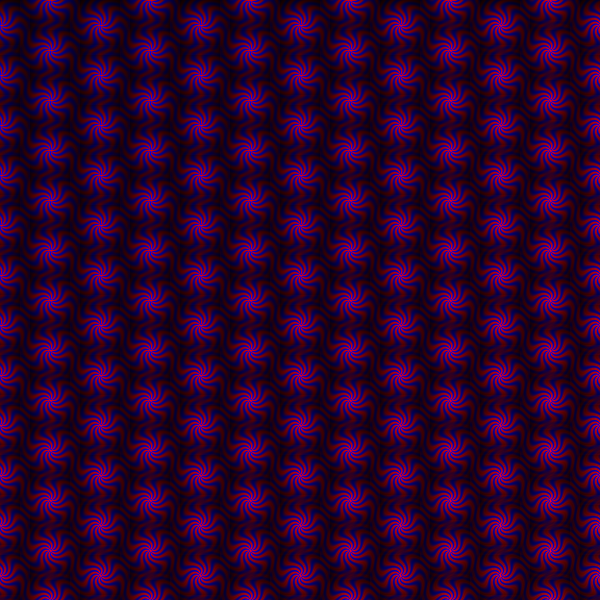
Frame 1 (no input)
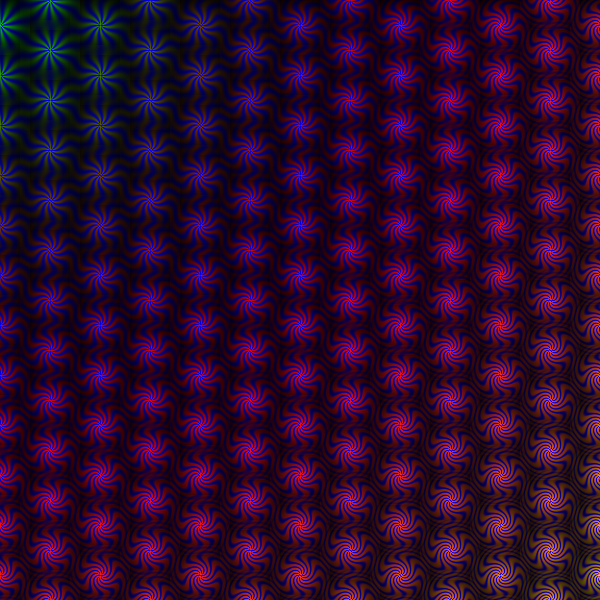
Frame 60 (the mouse pressed at the canvas centre just before this capture)
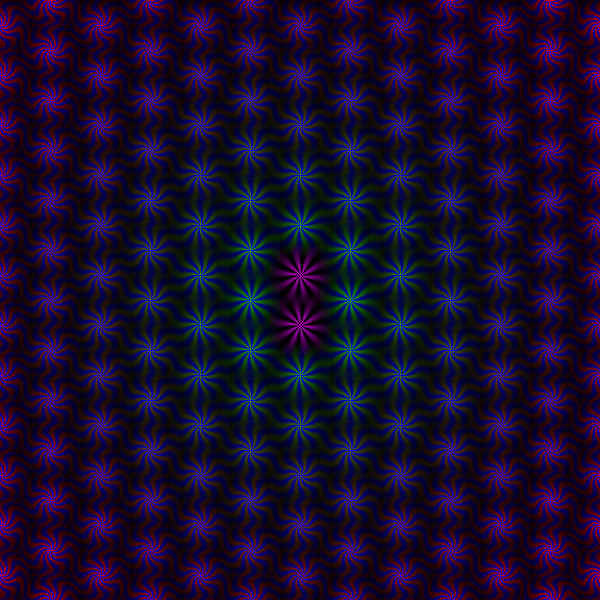
Frame 120 (the mouse held since frame 60 and released just before this capture)

The Processing sketch that drew these frames (run headless with seeded random() and noise(); from frame 60 on, the mouse is pressed at the canvas centre):

// Processing sketch: TextureStudy02
// ── TextureStudy02.pde
ArrayList <PtMod> pts;

//var for "mouseless" / "ghostMouse" modes
boolean mouselessMode;
boolean ghostMouseMode;
PVector ghostMouse;



//GIF EXPORT UTIL
//-----------------------
// import gifAnimation.*;
// GifMaker gifExport;
// boolean record = false;
// int frameStart;
// float ghostMouseStart;

void setup() {
  size(600,600);
  mouselessMode = false;
  ghostMouse = new PVector(-width*2.0 , -height*2.0);
  pts = new ArrayList<PtMod>();
  float gUnit = 50;
  int rowNum = 0;
  for(int row = 0; row <= width; row += gUnit){
    for(int col = 0; col <= width; col += gUnit){
      if (rowNum % 2 == 0){
        PtMod pm = new PtMod(row, col + gUnit*0.5);
        pts.add(pm);
      } else {
        PtMod pm = new PtMod(row, col);
        pts.add(pm);
      }
    }
    rowNum++;
  }
  //	GIF EXPORT UTIL
  //	-----------------------
  	// frameRate(12);
  	// gifExport = new GifMaker(this, "TextureStudy02-pixel_manip_600x600.gif");
  	// gifExport.setRepeat(0);

}

void draw(){
  background(0);
  if (ghostMouseMode){
    runCasperRun();
  }
  for(PtMod p : pts){
    p.render();
  }
  fill(0);
  //text(frameRate, 20,20);

  //GIF EXPORT UTIL
	//-----------------------

	// if(record){
  //   int frameAdded = frameCount - frameStart;
	// 	gifExport.setDelay(1);
	// 	gifExport.addFrame();
	// 	println("frame added: " + frameAdded);
	// 	if(ghostMouse.x == ghostMouseStart &&  frameAdded > 10){
	// 		gifExport.finish();
	// 		record = false;
	// 		println("\n\n\nrecord done!");
	// 		exit();
	// 	}
	// }
}

void keyPressed(){
  println(keyCode); //debug
  if(keyCode == 49){ //if '1' key is hit, toggle mouselessMode
    mouselessMode = (mouselessMode ? false : true);
    for(PtMod p : pts){
      p.mouselessMode = mouselessMode;
    }
  }
  if(keyCode == 50){ //if '2' key is hit, toggle ghostMouseMode & export gif
    ghostMouseMode = (ghostMouseMode ? false : true);
    ghostMouse.x = -width*2.0;
    ghostMouse.y = -height*2.0;

    // ghostMouse.x = 0;
    // ghostMouse.y = 0;
    mouselessMode = false;
    for(PtMod p : pts){
      p.ghostMouseMode = ghostMouseMode;
      p.mouselessMode = false;
    }

    //TRIGGER GIF EXPORT
    // record = true;
    // frameStart = frameCount;
    // ghostMouseStart = ghostMouse.x;
  }
  if(keyCode == 51){ //if '3' key is hit, reset
    for(PtMod p : pts){
      p.isDrawn = false;
    }
  }
}

void runCasperRun(){
  float speed = 20;  //pixels per frame at which ghostMouse moves
  if(ghostMouse.x <= width*2.0 || ghostMouse.y <= height*2.0){
    ghostMouse.x += speed;
    ghostMouse.y += speed;
  } else {
    ghostMouse.x = -width*2.0;
    ghostMouse.y = -height*2.0;
  }
}

// ── PtMod.pde
/** Point Module
* Object class that
* • draws PImage to master canvas on render()
* • stores self's 3D location on master canvas
* • stores target 3D location and lerps self's location on update()
* • maybe extended to render in other styles
*/


class PtMod {

  PVector loc;
  PVector tLoc;
  PImage mod;
  boolean in3D;


  //modRenderGraph vars
  float lamda = 0;
  boolean isDrawn = false;
  float dMouse  = 1;

  boolean mouselessMode;
  boolean ghostMouseMode;


  PtMod(float x, float y){
    this.in3D = false;
    this.loc = new PVector(x,y);
    this.tLoc = new PVector(x,y);
  }

  PtMod(float x, float y, float z){
    this.in3D = true;
    this.loc = new PVector(x,y,z);
    this.tLoc = new PVector(x,y,z);
  }

  void render(){
    //draws self to canvas
    imageMode(CENTER);
    update();
    if(in3D){
      pushMatrix();
        translate(loc.x, loc.y, loc.z);
        image(mod,0,0);
      popMatrix();
    } else {
       image(mod,loc.x, loc.y);
    }
  }

  void update(){
    //modRender();
    checkClicked();
    modRenderGraph();
    updateLamda();
    //lerps loc to tLoc
  }

  //modRender() defines how one "Pt Module" looks
  //customize here for yer own funkyfresh steez.
  void modRender(){
    PGraphics canvas = createGraphics(20, 20);
    canvas.beginDraw();
      canvas.noFill();
      canvas.stroke(0);
      canvas.strokeWeight(1);
      canvas.ellipse(canvas.width*0.5, canvas.height*0.5, canvas.width, canvas.height);
    canvas.endDraw();
    this.mod = canvas;
  }

  void modRenderGraph(){
    PGraphics canvas = createGraphics(60, 60);
    canvas.beginDraw();
    canvas.loadPixels();

    //float n = map(mouseX, 0, width, -6, 6); //Mapped to MouseX:Width for testing
    //float n = map(sin(lamda),1,-1,6,-6); //Oscillating twirl untwirl

    if(mouselessMode){
      dMouse = lerp(dMouse, 1, 0.1);
    } else if (ghostMouseMode) {
      dMouse = lerp(dMouse, map(dist(ghostMouse.x, ghostMouse.y, loc.x,loc.y), 0, sqrt(sq(width*0.5) + sq(height*0.5)), 0, 1), 0.2);
    } else {
      dMouse = lerp(dMouse, map(dist(mouseX,mouseY,loc.x,loc.y), 0, sqrt(sq(width*0.5) + sq(height*0.5)), 0, 1), 0.2);
      //dMouse = map(dist(mouseX,mouseY,loc.x,loc.y), 0, sqrt(sq(width*0.5) + sq(height*0.5)), 0, 1);
    }
    float n = dMouse * -6;
    float w = 10.0;         // 2D space width
    float h = 10.0;         // 2D space height
    float dx = w / canvas.width;    // Increment x this amount per pixel
    float dy = h / canvas.height;   // Increment y this amount per pixel
    float x = -w/2;          // Start x at -1 * width / 2
    for (int i = 0; i < canvas.width; i++) {
      float y = -h/2;        // Start y at -1 * height / 2
      for (int j = 0; j < canvas.height; j++) {

        float r = sqrt((x*x) + (y*y));    // Convert cartesian to polar
        float theta = atan2(y,x);         // Convert cartesian to polar

        // Compute 2D polar coordinate function
        float val = sin(n*cos(r) + 10 * theta);           // Results in a value between -1 and 1
        //float val = cos(r);                            // Another simple function
        //float val = sin(theta);                        // Another simple function
        // Map resulting vale to grayscale
        float c =   (val + 1.0) * 255.0/2.0;
        float dEdge = 1 - (sqrt(sq(abs(canvas.width*0.5 - i)) + sq(abs(canvas.height*0.5 - j)))/sqrt(sq(canvas.width*0.5)+sq(canvas.height*0.5))); //Distance from the edge of mod

        if(isDrawn){
          canvas.pixels[i+j*canvas.width] = color( c*(1-dMouse), c*sq(dMouse), c, sq(dEdge)*255);     //inverse colors
        } else {
          canvas.pixels[i+j*canvas.width] = color( c*dMouse, c*sq(1-dMouse), 255-c, sq(dEdge)*255);     //regular colors
        }

        y += dy;                // Increment y
      }
      x += dx;                  // Increment x
    }
    canvas.updatePixels();
    canvas.endDraw();
    this.mod = canvas;
  }

  void updateLamda(){
    float increment = TWO_PI/90.0;
    if(lamda + increment > TWO_PI ){
      this.lamda = (lamda + increment) - TWO_PI;
    } else {
      this.lamda += increment;
    }
  }

  void checkClicked(){
    float dMouse = map(dist(mouseX,mouseY,loc.x,loc.y), 0, sqrt(sq(width*0.5) + sq(height*0.5)), 0, 1);
    if(mousePressed && dMouse < 0.10){
      this.isDrawn = true;
    }
  }

}
